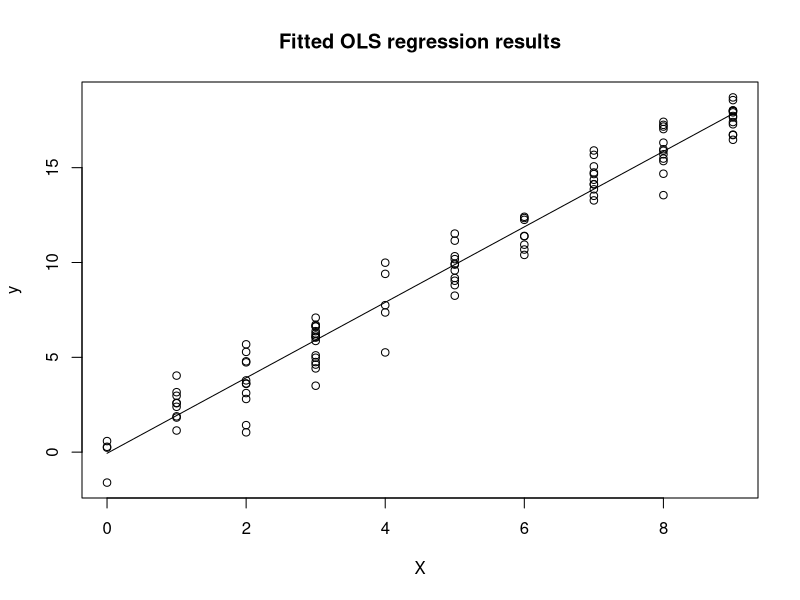

R code for this plot:
# sreg_clust.R v1.0.0            damiancclarke             yyyy-mm-dd:2013-12-15
#---|----1----|----2----|----3----|----4----|----5----|----6----|----7----|----8
#
# script which simulates data and defines very simple OLS regression function.
# output is plot of data, and fitted regression line.

rm(list=ls())

#*******************************************************************************
#*** (1) Simulate data
#*******************************************************************************
X <- floor(runif(100,0,10))
u <- rnorm(100)
y <- 2*X + u

#*******************************************************************************
#*** (2) Define regression function and run regression
#*******************************************************************************
sreg <- function(y,X) {
  N <- length(y)
  X <- cbind(seq(1,1,length.out=100),X)
  k <- dim(X)[2]
  
  beta <- solve(t(X)%*%X, t(X)%*%y)
  
  yhat <- X%*%beta
  uhat <- yhat - y
  sigma <- sum(u%*%u)/(N-k)
  vmat <- sigma^2*solve(t(X)%*%X)
  se <- diag(vmat)
  
  return(cbind(beta,se))
}

reg.results <- sreg(y,X)

#*******************************************************************************
#*** (3) plot results
#*******************************************************************************
plot(X,y)
ypred<-reg.results[1]+reg.results[2]*X
lines(X,ypred, type="l")
title(main="Fitted OLS regression results")
